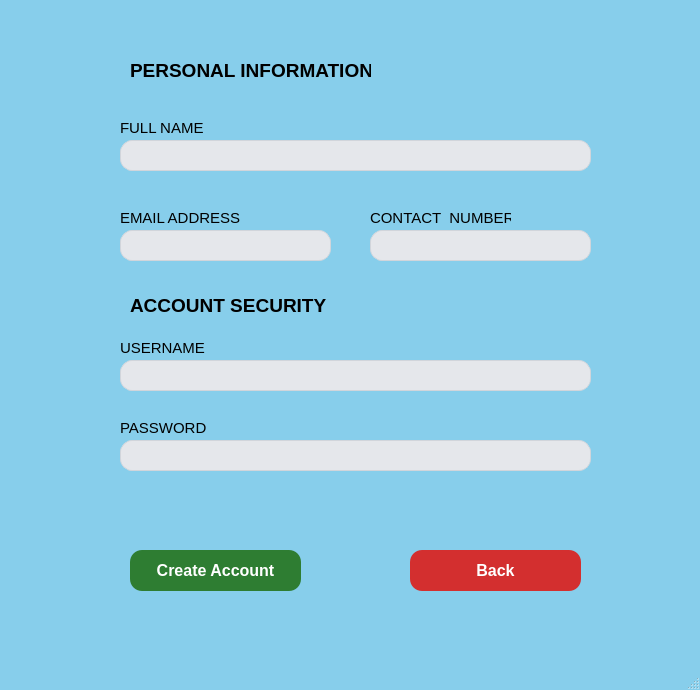
<?xml version="1.0" encoding="UTF-8"?>
<ui version="4.0">
 <class>MainWindow</class>
 <widget class="QMainWindow" name="MainWindow">
  <property name="geometry">
   <rect>
    <x>0</x>
    <y>0</y>
    <width>700</width>
    <height>690</height>
   </rect>
  </property>
  <property name="sizePolicy">
   <sizepolicy hsizetype="Fixed" vsizetype="Fixed">
    <horstretch>0</horstretch>
    <verstretch>0</verstretch>
   </sizepolicy>
  </property>
  <property name="minimumSize">
   <size>
    <width>0</width>
    <height>0</height>
   </size>
  </property>
  <property name="maximumSize">
   <size>
    <width>1000</width>
    <height>900</height>
   </size>
  </property>
  <property name="windowTitle">
   <string>MainWindow</string>
  </property>
  <property name="styleSheet">
   <string notr="true">QMainWindow {
    background-color: skyblue;
}
</string>
  </property>
  <widget class="QWidget" name="centralwidget">
   <widget class="QLabel" name="label">
    <property name="geometry">
     <rect>
      <x>120</x>
      <y>120</y>
      <width>101</width>
      <height>16</height>
     </rect>
    </property>
    <property name="font">
     <font>
      <family>Segoe UI</family>
      <pointsize>11</pointsize>
     </font>
    </property>
    <property name="text">
     <string>FULL NAME</string>
    </property>
   </widget>
   <widget class="QLineEdit" name="lineEdit">
    <property name="geometry">
     <rect>
      <x>120</x>
      <y>140</y>
      <width>471</width>
      <height>31</height>
     </rect>
    </property>
    <property name="styleSheet">
     <string notr="true">QLineEdit {
    background-color: #e5e7eb;      /* light gray */
    color: #111827;
    border: 1px solid #d1d5db;
    border-radius: 12px;            /* smooth border */
    padding: 8px 10px;
    font-family: &quot;Segoe UI&quot;;
    font-size: 12px;
}

/* when focused */
QLineEdit:focus {
    background-color: #f3f4f6;
    border: 1px solid #6b7280;
}

/* disabled */
QLineEdit:disabled {
    background-color: #d1d5db;
    color: #9ca3af;
}
</string>
    </property>
   </widget>
   <widget class="QLabel" name="label_2">
    <property name="geometry">
     <rect>
      <x>120</x>
      <y>210</y>
      <width>121</width>
      <height>16</height>
     </rect>
    </property>
    <property name="font">
     <font>
      <family>Segoe UI</family>
      <pointsize>11</pointsize>
     </font>
    </property>
    <property name="text">
     <string>EMAIL ADDRESS</string>
    </property>
   </widget>
   <widget class="QLineEdit" name="lineEdit_2">
    <property name="geometry">
     <rect>
      <x>370</x>
      <y>230</y>
      <width>221</width>
      <height>31</height>
     </rect>
    </property>
    <property name="styleSheet">
     <string notr="true">QLineEdit {
    background-color: #e5e7eb;      /* light gray */
    color: #111827;
    border: 1px solid #d1d5db;
    border-radius: 12px;            /* smooth border */
    padding: 8px 10px;
    font-family: &quot;Segoe UI&quot;;
    font-size: 12px;
}

/* when focused */
QLineEdit:focus {
    background-color: #f3f4f6;
    border: 1px solid #6b7280;
}

/* disabled */
QLineEdit:disabled {
    background-color: #d1d5db;
    color: #9ca3af;
}
</string>
    </property>
   </widget>
   <widget class="QLabel" name="label_3">
    <property name="geometry">
     <rect>
      <x>370</x>
      <y>210</y>
      <width>141</width>
      <height>16</height>
     </rect>
    </property>
    <property name="font">
     <font>
      <family>Segoe UI</family>
      <pointsize>11</pointsize>
     </font>
    </property>
    <property name="text">
     <string>CONTACT  NUMBER</string>
    </property>
   </widget>
   <widget class="QLineEdit" name="lineEdit_3">
    <property name="geometry">
     <rect>
      <x>120</x>
      <y>230</y>
      <width>211</width>
      <height>31</height>
     </rect>
    </property>
    <property name="styleSheet">
     <string notr="true">QLineEdit {
    background-color: #e5e7eb;      /* light gray */
    color: #111827;
    border: 1px solid #d1d5db;
    border-radius: 12px;            /* smooth border */
    padding: 8px 10px;
    font-family: &quot;Segoe UI&quot;;
    font-size: 12px;
}

/* when focused */
QLineEdit:focus {
    background-color: #f3f4f6;
    border: 1px solid #6b7280;
}

/* disabled */
QLineEdit:disabled {
    background-color: #d1d5db;
    color: #9ca3af;
}
</string>
    </property>
   </widget>
   <widget class="QLabel" name="label_4">
    <property name="geometry">
     <rect>
      <x>130</x>
      <y>60</y>
      <width>241</width>
      <height>21</height>
     </rect>
    </property>
    <property name="font">
     <font>
      <family>Segoe UI</family>
      <pointsize>14</pointsize>
      <weight>75</weight>
      <bold>true</bold>
     </font>
    </property>
    <property name="text">
     <string>PERSONAL INFORMATION</string>
    </property>
   </widget>
   <widget class="QLabel" name="label_5">
    <property name="geometry">
     <rect>
      <x>130</x>
      <y>290</y>
      <width>211</width>
      <height>31</height>
     </rect>
    </property>
    <property name="font">
     <font>
      <family>Segoe UI</family>
      <pointsize>14</pointsize>
      <weight>75</weight>
      <bold>true</bold>
     </font>
    </property>
    <property name="text">
     <string>ACCOUNT SECURITY</string>
    </property>
   </widget>
   <widget class="QLabel" name="label_6">
    <property name="geometry">
     <rect>
      <x>120</x>
      <y>340</y>
      <width>141</width>
      <height>16</height>
     </rect>
    </property>
    <property name="font">
     <font>
      <family>Segoe UI</family>
      <pointsize>11</pointsize>
     </font>
    </property>
    <property name="text">
     <string>USERNAME</string>
    </property>
   </widget>
   <widget class="QLineEdit" name="lineEdit_4">
    <property name="geometry">
     <rect>
      <x>120</x>
      <y>360</y>
      <width>471</width>
      <height>31</height>
     </rect>
    </property>
    <property name="styleSheet">
     <string notr="true">QLineEdit {
    background-color: #e5e7eb;      /* light gray */
    color: #111827;
    border: 1px solid #d1d5db;
    border-radius: 12px;            /* smooth border */
    padding: 8px 10px;
    font-family: &quot;Segoe UI&quot;;
    font-size: 12px;
}

/* when focused */
QLineEdit:focus {
    background-color: #f3f4f6;
    border: 1px solid #6b7280;
}

/* disabled */
QLineEdit:disabled {
    background-color: #d1d5db;
    color: #9ca3af;
}
</string>
    </property>
   </widget>
   <widget class="QLabel" name="label_7">
    <property name="geometry">
     <rect>
      <x>120</x>
      <y>420</y>
      <width>141</width>
      <height>16</height>
     </rect>
    </property>
    <property name="font">
     <font>
      <family>Segoe UI</family>
      <pointsize>11</pointsize>
     </font>
    </property>
    <property name="text">
     <string>PASSWORD</string>
    </property>
   </widget>
   <widget class="QLineEdit" name="lineEdit_5">
    <property name="geometry">
     <rect>
      <x>120</x>
      <y>440</y>
      <width>471</width>
      <height>31</height>
     </rect>
    </property>
    <property name="styleSheet">
     <string notr="true">QLineEdit {
    background-color: #e5e7eb;      /* light gray */
    color: #111827;
    border: 1px solid #d1d5db;
    border-radius: 12px;            /* smooth border */
    padding: 8px 10px;
    font-family: &quot;Segoe UI&quot;;
    font-size: 12px;
}

/* when focused */
QLineEdit:focus {
    background-color: #f3f4f6;
    border: 1px solid #6b7280;
}

/* disabled */
QLineEdit:disabled {
    background-color: #d1d5db;
    color: #9ca3af;
}
</string>
    </property>
   </widget>
   <widget class="QLabel" name="label_8">
    <property name="geometry">
     <rect>
      <x>70</x>
      <y>50</y>
      <width>47</width>
      <height>31</height>
     </rect>
    </property>
    <property name="text">
     <string/>
    </property>
    <property name="pixmap">
     <pixmap>../../../Downloads/user.png</pixmap>
    </property>
    <property name="scaledContents">
     <bool>true</bool>
    </property>
   </widget>
   <widget class="QLabel" name="label_9">
    <property name="geometry">
     <rect>
      <x>70</x>
      <y>290</y>
      <width>47</width>
      <height>31</height>
     </rect>
    </property>
    <property name="text">
     <string/>
    </property>
    <property name="pixmap">
     <pixmap>../../../Downloads/lock (1).png</pixmap>
    </property>
    <property name="scaledContents">
     <bool>true</bool>
    </property>
   </widget>
   <widget class="QPushButton" name="pushButton">
    <property name="geometry">
     <rect>
      <x>130</x>
      <y>550</y>
      <width>171</width>
      <height>41</height>
     </rect>
    </property>
    <property name="font">
     <font>
      <pointsize>-1</pointsize>
      <weight>75</weight>
      <bold>true</bold>
     </font>
    </property>
    <property name="styleSheet">
     <string notr="true">QPushButton {
    background-color: #2e7d32;        /* Green */
    color: white;
    border: none;
    border-radius: 12px;
    padding: 10px 20px;
    font-size: 16px;
    font-weight: bold;
}

QPushButton:hover {
    background-color: #43a047;
    box-shadow: 0px 0px 10px rgba(67, 160, 71, 180);
}

QPushButton:pressed {
    background-color: #1b5e20;
}
</string>
    </property>
    <property name="text">
     <string>Create Account</string>
    </property>
   </widget>
   <widget class="QPushButton" name="pushButton_2">
    <property name="geometry">
     <rect>
      <x>410</x>
      <y>550</y>
      <width>171</width>
      <height>41</height>
     </rect>
    </property>
    <property name="font">
     <font>
      <pointsize>-1</pointsize>
      <weight>75</weight>
      <bold>true</bold>
     </font>
    </property>
    <property name="styleSheet">
     <string notr="true">QPushButton {
    background-color: #d32f2f;        /* Red */
    color: white;
    border: none;
    border-radius: 12px;
    padding: 10px 20px;
    font-size: 16px;
    font-weight: bold;
}

QPushButton:hover {
    background-color: #e53935;
    box-shadow: 0px 0px 10px rgba(229, 57, 53, 180);
}

QPushButton:pressed {
    background-color: #b71c1c;
}
</string>
    </property>
    <property name="text">
     <string>Back</string>
    </property>
   </widget>
  </widget>
  <widget class="QStatusBar" name="statusbar"/>
 </widget>
 <resources/>
 <connections/>
</ui>
